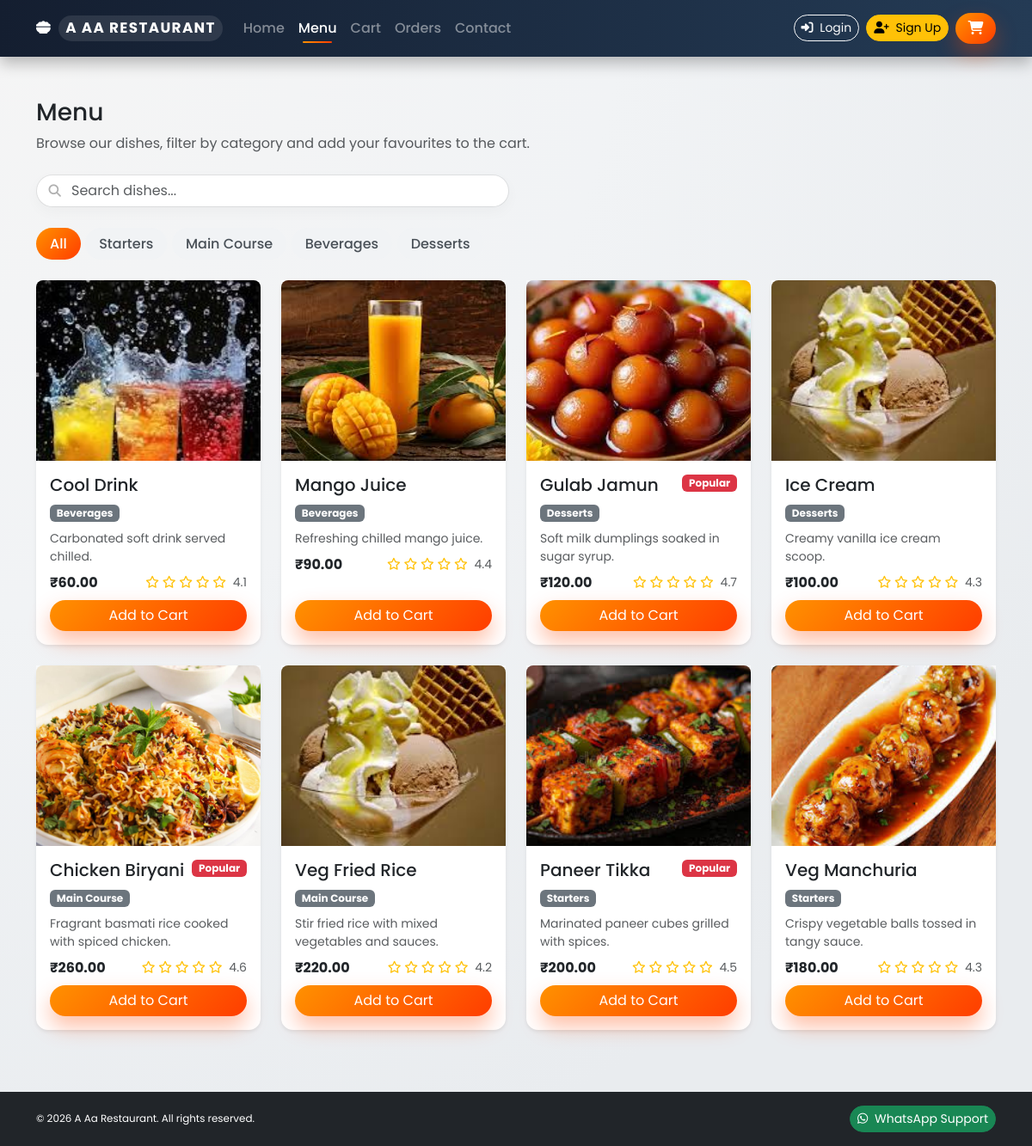
The app's page /menu/ with its own data.
### restaurant/models.py (models this page shows, shortened)
class MenuItem(models.Model):
    CATEGORY_STARTERS = "Starters"
    CATEGORY_MAIN_COURSE = "Main Course"
    CATEGORY_BEVERAGES = "Beverages"
    CATEGORY_DESSERTS = "Desserts"
    CATEGORY_CHOICES = [
        (CATEGORY_STARTERS, "Starters"),
        (CATEGORY_MAIN_COURSE, "Main Course"),
        (CATEGORY_BEVERAGES, "Beverages"),
        (CATEGORY_DESSERTS, "Desserts"),
    ]
    name = models.CharField(max_length=150)
    category = models.CharField(max_length=50, choices=CATEGORY_CHOICES)
    price = models.DecimalField(max_digits=8, decimal_places=2, default=Decimal("0.00"))
    description = models.TextField()
    rating = models.DecimalField(max_digits=2, decimal_places=1, default=Decimal("4.0"))
    is_popular = models.BooleanField(default=False)
    image_url = models.URLField(blank=True, null=True)
    image = models.ImageField(upload_to="menu_items/", blank=True, null=True)
    is_available = models.BooleanField(default=True)
    created_at = models.DateTimeField(auto_now_add=True)

### restaurant/views.py (the view, shortened to what this page needs)
# urls.py: path("menu/", views.menu, name="menu"),
def menu(request):
    _ensure_menu_item_images()
    items = MenuItem.objects.filter(is_available=True).order_by("category", "name")
    context = {"items": items}
    return render(request, "restaurant/menu.html", context)

### restaurant/context_processors.py (called while the page is built)
def cart_count(request):
    cart = request.session.get("cart", {})
    total = 0
    if isinstance(cart, dict):
        for value in cart.values():
            try:
                quantity = int(value.get("quantity", 0))
            except (AttributeError, TypeError, ValueError):
                quantity = 0
            if quantity > 0:
                total += quantity
    return {"cart_count": total}

### templates/restaurant/menu.html (shortened to what this page needs)
{% extends "restaurant/base.html" %}
{% load static %}
{% block content %}
<section class="py-5">
  <div class="container">
    <div class="mb-4">
      <h1 class="h3 mb-2">Menu</h1>
      <p class="text-muted mb-0">Browse our dishes, filter by category and add your favourites to the cart.</p>
    </div>
    <div class="row g-3 align-items-center mb-4">
      <div class="col-md-6">
        <div class="menu-search-wrapper">
          <i class="fa-solid fa-magnifying-glass"></i>
          <input type="text" class="form-control menu-search-input" id="menuSearchInput" placeholder="Search dishes...">
        </div>
      </div>
    </div>
    <ul class="nav nav-pills mb-4 menu-category-pills" id="menuCategoryTabs">
      <li class="nav-item"><button class="nav-link active" type="button" data-category="All">All</button></li>
      <li class="nav-item"><button class="nav-link" type="button" data-category="Starters">Starters</button></li>
      <li class="nav-item"><button class="nav-link" type="button" data-category="Main Course">Main Course</button></li>
      <li class="nav-item"><button class="nav-link" type="button" data-category="Beverages">Beverages</button></li>
      <li class="nav-item"><button class="nav-link" type="button" data-category="Desserts">Desserts</button></li>
    </ul>
    <div class="row g-4"
         id="menuItemsContainer"
         data-cart-increase-url="{% url 'restaurant:cart_increase' %}">
      {% for item in items %}
        <div class="col-12 col-sm-6 col-md-4 col-lg-3 menu-item-card"
             data-category="{{ item.category }}"
             data-name="{{ item.name|lower }}"
             data-description="{{ item.description|lower }}">
          <div class="card h-100 shadow-sm">
            <div class="bg-light">
              <img
                src="{% if item.image %}{{ item.image.url }}{% elif item.image_url %}{{ item.image_url }}{% else %}https://via.placeholder.com/400x250?text=Food{% endif %}"
                class="card-img-top menu-img"
                alt="{{ item.name }}">
            </div>
            <div class="card-body d-flex flex-column">
              <div class="d-flex justify-content-between align-items-start mb-2">
                <h5 class="card-title mb-0">{{ item.name }}</h5>
                {% if item.is_popular %}
                  <span class="badge bg-danger">Popular</span>
                {% endif %}
              </div>
              <div class="mb-2">
                <span class="badge bg-secondary">{{ item.category }}</span>
              </div>
              <p class="card-text text-muted small mb-2">{{ item.description }}</p>
              <div class="d-flex justify-content-between align-items-center mb-2">
                <span class="fw-bold">₹{{ item.price }}</span>
                <span class="small text-warning">
                  {% with rating=item.rating|default:0 %}
                    {% for i in "12345" %}
                      {% if forloop.counter <= rating|floatformat:0 %}
                        <i class="fa-solid fa-star"></i>
                      {% else %}
                        <i class="fa-regular fa-star"></i>
                      {% endif %}
                    {% endfor %}
                    <span class="text-muted ms-1">{{ rating }}</span>
                  {% endwith %}
                </span>
              </div>
              <button type="button"
                      class="btn btn-gradient mt-auto w-100 menu-add-to-cart"
                      data-id="{{ item.id }}">
                Add to Cart
              </button>
            </div>
          </div>
        </div>
      {% empty %}
        <div class="col-12 text-center text-muted">
          No items available.
        </div>
      {% endfor %}
    </div>
  </div>
</section>
<div class="position-fixed bottom-0 end-0 p-3" style="z-index:1080">
</div>
{% endblock %}

### templates/restaurant/base.html (shortened to what this page needs)
{% load static %}
<!doctype html>
<html lang="en">
<head>
    <link href="https://cdn.jsdelivr.net/npm/bootstrap@5.3.3/dist/css/bootstrap.min.css" rel="stylesheet">
    <link href="https://cdnjs.cloudflare.com/ajax/libs/font-awesome/6.5.1/css/all.min.css" rel="stylesheet">
    <link href="{% static 'css/styles.css' %}" rel="stylesheet">
</head>
<body class="d-flex flex-column min-vh-100">
<nav class="navbar navbar-expand-lg navbar-dark navbar-main sticky-top">
    <div class="container">
        <a class="navbar-brand fw-bold" href="/">
            <i class="fa-solid fa-bowl-food"></i>
            <span>A Aa Restaurant</span>
        </a>
        <div class="collapse navbar-collapse" id="mainNavbar">
            <ul class="navbar-nav me-auto mb-2 mb-lg-0">
                <li class="nav-item">
                    <a class="nav-link {% if request.path == '/' %}active{% endif %}" href="/">Home</a>
                </li>
                <li class="nav-item">
                    <a class="nav-link {% if request.path|slice:':6' == '/menu/' %}active{% endif %}" href="/menu/">Menu</a>
                </li>
                <li class="nav-item">
                    <a class="nav-link {% if request.path|slice:':6' == '/cart/' %}active{% endif %}" href="/cart/">Cart</a>
                </li>
                <li class="nav-item">
                    <a class="nav-link {% if request.path|slice:':8' == '/orders/' %}active{% endif %}" href="/orders/">Orders</a>
                </li>
                <li class="nav-item">
                    <a class="nav-link {% if request.path|slice:':9' == '/contact/' %}active{% endif %}" href="/contact/">Contact</a>
                </li>
            </ul>
            <div class="d-flex align-items-center gap-2">
                <div id="navAuthLoggedOut" class="d-flex align-items-center gap-2">
                    <a href="{% url 'restaurant:choose_login' %}" class="btn btn-outline-light btn-sm">
                        <i class="fa-solid fa-right-to-bracket me-1"></i>
                        Login
                    </a>
                    <a href="/signup/" class="btn btn-warning btn-sm">
                        <i class="fa-solid fa-user-plus me-1"></i>
                        Sign Up
                    </a>
                </div>
                <a href="/cart/" class="btn navbar-cart-btn position-relative">
                    <i class="fa-solid fa-cart-shopping"></i>
                </a>
            </div>
        </div>
    </div>
</nav>
<main class="flex-grow-1">
    {% block content %}{% endblock %}
</main>
<footer class="bg-dark text-white mt-4 py-3">
    <div class="container d-flex flex-column flex-md-row justify-content-between align-items-center">
        <p class="mb-2 mb-md-0 small">
            © {% now "Y" %} A Aa Restaurant. All rights reserved.
        </p>
        <a href="https://wa.me/917396768478?text=Hi%20A%20Aa%20Restaurant,%20I%20need%20support"
           class="btn btn-success btn-sm" target="_blank" rel="noopener">
            <i class="fa-brands fa-whatsapp me-1"></i>
            WhatsApp Support
        </a>
    </div>
</footer>
</body>
</html>

### static/css/styles.css (style rules this page uses)
html { scroll-behavior: smooth; }
body { background: radial-gradient(circle at top left, #f5f5f5 0, #f1f3f5 40%, #e9ecef 80%); font-family: "Poppins", system-ui, -apple-system, BlinkMacSystemFont, "Segoe UI", sans-serif; animation: pageFadeIn 0.3s ease-out; }
.navbar-main { padding-top: 0.8rem; padding-bottom: 0.8rem; backdrop-filter: blur(10px); background: linear-gradient(90deg, #141e30, #243b55); box-shadow: 0 0.5rem 1rem rgba(0, 0, 0, 0.25); }
.navbar-brand { letter-spacing: 0.08em; text-transform: uppercase; font-weight: 700; font-size: 1.05rem; display: flex; align-items: center; gap: 0.5rem; }
.navbar-brand span { padding: 0.15rem 0.5rem; border-radius: 999px; background: rgba(255, 255, 255, 0.1); }
.navbar-main .nav-link { font-weight: 500; position: relative; padding-inline: 0.85rem; transition: color 0.2s ease, opacity 0.2s ease; opacity: 0.85; }
.navbar-main .nav-link::after { content: ""; position: absolute; left: 0.85rem; right: 0.85rem; bottom: 0.2rem; height: 2px; border-radius: 999px; background: linear-gradient(90deg, #ff9100, #ff3d00); transform: scaleX(0); transform-origin: center; transition: transform 0.2s ease; }
.navbar-main .nav-link.active { opacity: 1; }
.navbar-main .nav-link.active::after { transform: scaleX(1); }
.navbar-cart-btn { border-radius: 999px; border-width: 0; padding-inline: 0.9rem; background: linear-gradient(135deg, #ff9100, #ff3d00); color: #fff; box-shadow: 0 0.75rem 1.5rem rgba(255, 72, 0, 0.35); }
.card { border: none; border-radius: 0.85rem; transition: transform 0.18s ease, box-shadow 0.18s ease, border-color 0.18s ease; animation: fadeInUp 0.35s ease-out; }
.menu-img { transition: transform 0.3s ease; }
.btn { border-radius: 999px; transition: transform 0.1s ease, box-shadow 0.1s ease, background-color 0.1s ease, color 0.1s ease; }
.btn-gradient { background: linear-gradient(135deg, #ff9100, #ff3d00); border: none; color: #fff; box-shadow: 0 0.75rem 1.5rem rgba(255, 72, 0, 0.35); }
.menu-search-input { border-radius: 999px; padding-left: 2.5rem; border: 1px solid rgba(0, 0, 0, 0.08); box-shadow: 0 0.35rem 1rem rgba(0, 0, 0, 0.03); }
.menu-search-wrapper { position: relative; }
.menu-search-wrapper i { position: absolute; left: 0.9rem; top: 50%; transform: translateY(-50%); color: #b0b0b0; font-size: 0.9rem; }
.menu-category-pills .nav-link { border-radius: 999px; padding-inline: 1rem; padding-block: 0.4rem; background-color: #f1f3f5; color: #495057; font-weight: 500; margin-right: 0.35rem; }
.menu-category-pills .nav-link.active { background: linear-gradient(135deg, #ff9100, #ff3d00); color: #fff; }
footer { font-size: 0.85rem; }

### templates/restaurant/base.html (style rules this page uses)
.menu-img { width: 100%; height: 210px; object-fit: cover; display: block; border-top-left-radius: 8px; border-top-right-radius: 8px; }

### records on screen
MenuItem: image (picture), name "Cool Drink", category "Beverages", description "Carbonated soft drink served chilled.", price "60.00", rating "4.1"
MenuItem: image (picture), name "Mango Juice", category "Beverages", description "Refreshing chilled mango juice.", price "90.00", rating "4.4"
MenuItem: image (picture), name "Gulab Jamun", is_popular "Popular", category "Desserts", description "Soft milk dumplings soaked in sugar syrup.", price "120.00", rating "4.7"
MenuItem: image (picture), name "Ice Cream", category "Desserts", description "Creamy vanilla ice cream scoop.", price "100.00", rating "4.3"
MenuItem: image (picture), name "Chicken Biryani", is_popular "Popular", category "Main Course", description "Fragrant basmati rice cooked with spiced chicken.", price "260.00", rating "4.6"
MenuItem: image (picture), name "Veg Fried Rice", category "Main Course", description "Stir fried rice with mixed vegetables and sauces.", price "220.00", rating "4.2"
MenuItem: image (picture), name "Paneer Tikka", is_popular "Popular", category "Starters", description "Marinated paneer cubes grilled with spices.", price "200.00", rating "4.5"
MenuItem: image (picture), name "Veg Manchuria", category "Starters", description "Crispy vegetable balls tossed in tangy sauce.", price "180.00", rating "4.3"
